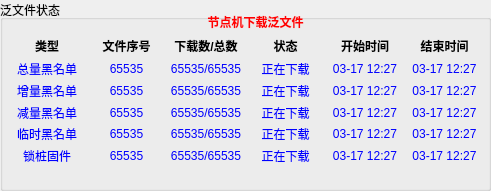
  <widget class="QGroupBox" name="groupBox_8">
   <property name="geometry">
    <rect>
     <x>20</x>
     <y>510</y>
     <width>491</width>
     <height>191</height>
    </rect>
   </property>
   <property name="title">
    <string>泛文件状态</string>
   </property>
   <widget class="QWidget" name="layoutWidget">
    <property name="geometry">
     <rect>
      <x>10</x>
      <y>35</y>
      <width>471</width>
      <height>21</height>
     </rect>
    </property>
    <layout class="QGridLayout" name="gridLayout_13">
     <item row="0" column="0">
      <widget class="QLabel" name="label_98">
       <property name="font">
        <font>
         <weight>75</weight>
         <bold>true</bold>
        </font>
       </property>
       <property name="text">
        <string>类型</string>
       </property>
       <property name="alignment">
        <set>Qt::AlignCenter</set>
       </property>
      </widget>
     </item>
     <item row="0" column="1">
      <widget class="QLabel" name="label_93">
       <property name="font">
        <font>
         <weight>75</weight>
         <bold>true</bold>
        </font>
       </property>
       <property name="text">
        <string>文件序号</string>
       </property>
       <property name="alignment">
        <set>Qt::AlignCenter</set>
       </property>
      </widget>
     </item>
     <item row="0" column="2">
      <widget class="QLabel" name="label_94">
       <property name="font">
        <font>
         <weight>75</weight>
         <bold>true</bold>
        </font>
       </property>
       <property name="text">
        <string>下载数/总数</string>
       </property>
       <property name="alignment">
        <set>Qt::AlignCenter</set>
       </property>
      </widget>
     </item>
     <item row="0" column="3">
      <widget class="QLabel" name="label_95">
       <property name="font">
        <font>
         <weight>75</weight>
         <bold>true</bold>
        </font>
       </property>
       <property name="text">
        <string>状态</string>
       </property>
       <property name="alignment">
        <set>Qt::AlignCenter</set>
       </property>
      </widget>
     </item>
     <item row="0" column="4">
      <widget class="QLabel" name="label_96">
       <property name="font">
        <font>
         <weight>75</weight>
         <bold>true</bold>
        </font>
       </property>
       <property name="text">
        <string>开始时间</string>
       </property>
       <property name="alignment">
        <set>Qt::AlignCenter</set>
       </property>
      </widget>
     </item>
     <item row="0" column="5">
      <widget class="QLabel" name="label_97">
       <property name="font">
        <font>
         <weight>75</weight>
         <bold>true</bold>
        </font>
       </property>
       <property name="text">
        <string>结束时间</string>
       </property>
       <property name="alignment">
        <set>Qt::AlignCenter</set>
       </property>
      </widget>
     </item>
    </layout>
   </widget>
   <widget class="QWidget" name="layoutWidget">
    <property name="geometry">
     <rect>
      <x>10</x>
      <y>61</y>
      <width>471</width>
      <height>16</height>
     </rect>
    </property>
    <layout class="QGridLayout" name="gridLayout_14">
     <item row="0" column="0">
      <widget class="QLabel" name="label_92">
       <property name="styleSheet">
        <string notr="true">color: rgb(0, 0, 255);</string>
       </property>
       <property name="text">
        <string>总量黑名单</string>
       </property>
       <property name="alignment">
        <set>Qt::AlignCenter</set>
       </property>
      </widget>
     </item>
     <item row="0" column="1">
      <widget class="QLabel" name="label_totalFileSeq">
       <property name="styleSheet">
        <string notr="true">color: rgb(0, 0, 255);</string>
       </property>
       <property name="text">
        <string>65535</string>
       </property>
       <property name="alignment">
        <set>Qt::AlignCenter</set>
       </property>
      </widget>
     </item>
     <item row="0" column="2">
      <widget class="QLabel" name="label_totalDnl">
       <property name="styleSheet">
        <string notr="true">color: rgb(0, 0, 255);</string>
       </property>
       <property name="text">
        <string>65535/65535</string>
       </property>
       <property name="alignment">
        <set>Qt::AlignCenter</set>
       </property>
      </widget>
     </item>
     <item row="0" column="3">
      <widget class="QLabel" name="label_totalStat">
       <property name="styleSheet">
        <string notr="true">color: rgb(0, 0, 255);</string>
       </property>
       <property name="text">
        <string>正在下载</string>
       </property>
       <property name="alignment">
        <set>Qt::AlignCenter</set>
       </property>
      </widget>
     </item>
     <item row="0" column="4">
      <widget class="QLabel" name="label_totalStartTime">
       <property name="styleSheet">
        <string notr="true">color: rgb(0, 0, 255);</string>
       </property>
       <property name="text">
        <string>03-17 12:27</string>
       </property>
       <property name="alignment">
        <set>Qt::AlignCenter</set>
       </property>
      </widget>
     </item>
     <item row="0" column="5">
      <widget class="QLabel" name="label_totalEndTime">
       <property name="styleSheet">
        <string notr="true">color: rgb(0, 0, 255);</string>
       </property>
       <property name="text">
        <string>03-17 12:27</string>
       </property>
       <property name="alignment">
        <set>Qt::AlignCenter</set>
       </property>
      </widget>
     </item>
    </layout>
   </widget>
   <widget class="QLabel" name="label_unityFileTitle">
    <property name="geometry">
     <rect>
      <x>170</x>
      <y>14</y>
      <width>171</width>
      <height>16</height>
     </rect>
    </property>
    <property name="font">
     <font>
      <weight>75</weight>
      <bold>true</bold>
     </font>
    </property>
    <property name="styleSheet">
     <string notr="true">color: rgb(255, 0, 0);</string>
    </property>
    <property name="text">
     <string>节点机下载泛文件</string>
    </property>
    <property name="alignment">
     <set>Qt::AlignCenter</set>
    </property>
   </widget>
   <widget class="QWidget" name="layoutWidget_3">
    <property name="geometry">
     <rect>
      <x>10</x>
      <y>83</y>
      <width>471</width>
      <height>16</height>
     </rect>
    </property>
    <layout class="QGridLayout" name="gridLayout_15">
     <item row="0" column="0">
      <widget class="QLabel" name="label_103">
       <property name="styleSheet">
        <string notr="true">color: rgb(0, 0, 255);</string>
       </property>
       <property name="text">
        <string>增量黑名单</string>
       </property>
       <property name="alignment">
        <set>Qt::AlignCenter</set>
       </property>
      </widget>
     </item>
     <item row="0" column="1">
      <widget class="QLabel" name="label_incFileSeq">
       <property name="styleSheet">
        <string notr="true">color: rgb(0, 0, 255);</string>
       </property>
       <property name="text">
        <string>65535</string>
       </property>
       <property name="alignment">
        <set>Qt::AlignCenter</set>
       </property>
      </widget>
     </item>
     <item row="0" column="2">
      <widget class="QLabel" name="label_incDnl">
       <property name="styleSheet">
        <string notr="true">color: rgb(0, 0, 255);</string>
       </property>
       <property name="text">
        <string>65535/65535</string>
       </property>
       <property name="alignment">
        <set>Qt::AlignCenter</set>
       </property>
      </widget>
     </item>
     <item row="0" column="3">
      <widget class="QLabel" name="label_incStat">
       <property name="styleSheet">
        <string notr="true">color: rgb(0, 0, 255);</string>
       </property>
       <property name="text">
        <string>正在下载</string>
       </property>
       <property name="alignment">
        <set>Qt::AlignCenter</set>
       </property>
      </widget>
     </item>
     <item row="0" column="4">
      <widget class="QLabel" name="label_incStartTime">
       <property name="styleSheet">
        <string notr="true">color: rgb(0, 0, 255);</string>
       </property>
       <property name="text">
        <string>03-17 12:27</string>
       </property>
       <property name="alignment">
        <set>Qt::AlignCenter</set>
       </property>
      </widget>
     </item>
     <item row="0" column="5">
      <widget class="QLabel" name="label_incEndTime">
       <property name="styleSheet">
        <string notr="true">color: rgb(0, 0, 255);</string>
       </property>
       <property name="text">
        <string>03-17 12:27</string>
       </property>
       <property name="alignment">
        <set>Qt::AlignCenter</set>
       </property>
      </widget>
     </item>
    </layout>
   </widget>
   <widget class="QWidget" name="layoutWidget_5">
    <property name="geometry">
     <rect>
      <x>10</x>
      <y>105</y>
      <width>471</width>
      <height>16</height>
     </rect>
    </property>
    <layout class="QGridLayout" name="gridLayout_16">
     <item row="0" column="0">
      <widget class="QLabel" name="label_108">
       <property name="styleSheet">
        <string notr="true">color: rgb(0, 0, 255);</string>
       </property>
       <property name="text">
        <string>减量黑名单</string>
       </property>
       <property name="alignment">
        <set>Qt::AlignCenter</set>
       </property>
      </widget>
     </item>
     <item row="0" column="1">
      <widget class="QLabel" name="label_decFileSeq">
       <property name="styleSheet">
        <string notr="true">color: rgb(0, 0, 255);</string>
       </property>
       <property name="text">
        <string>65535</string>
       </property>
       <property name="alignment">
        <set>Qt::AlignCenter</set>
       </property>
      </widget>
     </item>
     <item row="0" column="2">
      <widget class="QLabel" name="label_decDnl">
       <property name="styleSheet">
        <string notr="true">color: rgb(0, 0, 255);</string>
       </property>
       <property name="text">
        <string>65535/65535</string>
       </property>
       <property name="alignment">
        <set>Qt::AlignCenter</set>
       </property>
      </widget>
     </item>
     <item row="0" column="3">
      <widget class="QLabel" name="label_decStat">
       <property name="styleSheet">
        <string notr="true">color: rgb(0, 0, 255);</string>
       </property>
       <property name="text">
        <string>正在下载</string>
       </property>
       <property name="alignment">
        <set>Qt::AlignCenter</set>
       </property>
      </widget>
     </item>
     <item row="0" column="4">
      <widget class="QLabel" name="label_decStartTime">
       <property name="styleSheet">
        <string notr="true">color: rgb(0, 0, 255);</string>
       </property>
       <property name="text">
        <string>03-17 12:27</string>
       </property>
       <property name="alignment">
        <set>Qt::AlignCenter</set>
       </property>
      </widget>
     </item>
     <item row="0" column="5">
      <widget class="QLabel" name="label_decEndTime">
       <property name="styleSheet">
        <string notr="true">color: rgb(0, 0, 255);</string>
       </property>
       <property name="text">
        <string>03-17 12:27</string>
       </property>
       <property name="alignment">
        <set>Qt::AlignCenter</set>
       </property>
      </widget>
     </item>
    </layout>
   </widget>
   <widget class="QWidget" name="layoutWidget_6">
    <property name="geometry">
     <rect>
      <x>10</x>
      <y>126</y>
      <width>471</width>
      <height>16</height>
     </rect>
    </property>
    <layout class="QGridLayout" name="gridLayout_17">
     <item row="0" column="0">
      <widget class="QLabel" name="label_113">
       <property name="styleSheet">
        <string notr="true">color: rgb(0, 0, 255);</string>
       </property>
       <property name="text">
        <string>临时黑名单</string>
       </property>
       <property name="alignment">
        <set>Qt::AlignCenter</set>
       </property>
      </widget>
     </item>
     <item row="0" column="1">
      <widget class="QLabel" name="label_tempFileSeq">
       <property name="styleSheet">
        <string notr="true">color: rgb(0, 0, 255);</string>
       </property>
       <property name="text">
        <string>65535</string>
       </property>
       <property name="alignment">
        <set>Qt::AlignCenter</set>
       </property>
      </widget>
     </item>
     <item row="0" column="2">
      <widget class="QLabel" name="label_tempDnl">
       <property name="styleSheet">
        <string notr="true">color: rgb(0, 0, 255);</string>
       </property>
       <property name="text">
        <string>65535/65535</string>
       </property>
       <property name="alignment">
        <set>Qt::AlignCenter</set>
       </property>
      </widget>
     </item>
     <item row="0" column="3">
      <widget class="QLabel" name="label_tempStat">
       <property name="styleSheet">
        <string notr="true">color: rgb(0, 0, 255);</string>
       </property>
       <property name="text">
        <string>正在下载</string>
       </property>
       <property name="alignment">
        <set>Qt::AlignCenter</set>
       </property>
      </widget>
     </item>
     <item row="0" column="4">
      <widget class="QLabel" name="label_tempStartTime">
       <property name="styleSheet">
        <string notr="true">color: rgb(0, 0, 255);</string>
       </property>
       <property name="text">
        <string>03-17 12:27</string>
       </property>
       <property name="alignment">
        <set>Qt::AlignCenter</set>
       </property>
      </widget>
     </item>
     <item row="0" column="5">
      <widget class="QLabel" name="label_tempEndTime">
       <property name="styleSheet">
        <string notr="true">color: rgb(0, 0, 255);</string>
       </property>
       <property name="text">
        <string>03-17 12:27</string>
       </property>
       <property name="alignment">
        <set>Qt::AlignCenter</set>
       </property>
      </widget>
     </item>
    </layout>
   </widget>
   <widget class="QWidget" name="layoutWidget_7">
    <property name="geometry">
     <rect>
      <x>10</x>
      <y>148</y>
      <width>471</width>
      <height>16</height>
     </rect>
    </property>
    <layout class="QGridLayout" name="gridLayout_18">
     <item row="0" column="0">
      <widget class="QLabel" name="label_118">
       <property name="styleSheet">
        <string notr="true">color: rgb(0, 0, 255);</string>
       </property>
       <property name="text">
        <string>锁桩固件</string>
       </property>
       <property name="alignment">
        <set>Qt::AlignCenter</set>
       </property>
      </widget>
     </item>
     <item row="0" column="1">
      <widget class="QLabel" name="label_stakeFileSeq">
       <property name="styleSheet">
        <string notr="true">color: rgb(0, 0, 255);</string>
       </property>
       <property name="text">
        <string>65535</string>
       </property>
       <property name="alignment">
        <set>Qt::AlignCenter</set>
       </property>
      </widget>
     </item>
     <item row="0" column="2">
      <widget class="QLabel" name="label_stakeDnl">
       <property name="styleSheet">
        <string notr="true">color: rgb(0, 0, 255);</string>
       </property>
       <property name="text">
        <string>65535/65535</string>
       </property>
       <property name="alignment">
        <set>Qt::AlignCenter</set>
       </property>
      </widget>
     </item>
     <item row="0" column="3">
      <widget class="QLabel" name="label_stakeStat">
       <property name="styleSheet">
        <string notr="true">color: rgb(0, 0, 255);</string>
       </property>
       <property name="text">
        <string>正在下载</string>
       </property>
       <property name="alignment">
        <set>Qt::AlignCenter</set>
       </property>
      </widget>
     </item>
     <item row="0" column="4">
      <widget class="QLabel" name="label_stakeStartTime">
       <property name="styleSheet">
        <string notr="true">color: rgb(0, 0, 255);</string>
       </property>
       <property name="text">
        <string>03-17 12:27</string>
       </property>
       <property name="alignment">
        <set>Qt::AlignCenter</set>
       </property>
      </widget>
     </item>
     <item row="0" column="5">
      <widget class="QLabel" name="label_stakeEndTime">
       <property name="styleSheet">
        <string notr="true">color: rgb(0, 0, 255);</string>
       </property>
       <property name="text">
        <string>03-17 12:27</string>
       </property>
       <property name="alignment">
        <set>Qt::AlignCenter</set>
       </property>
      </widget>
     </item>
    </layout>
   </widget>
  </widget>
